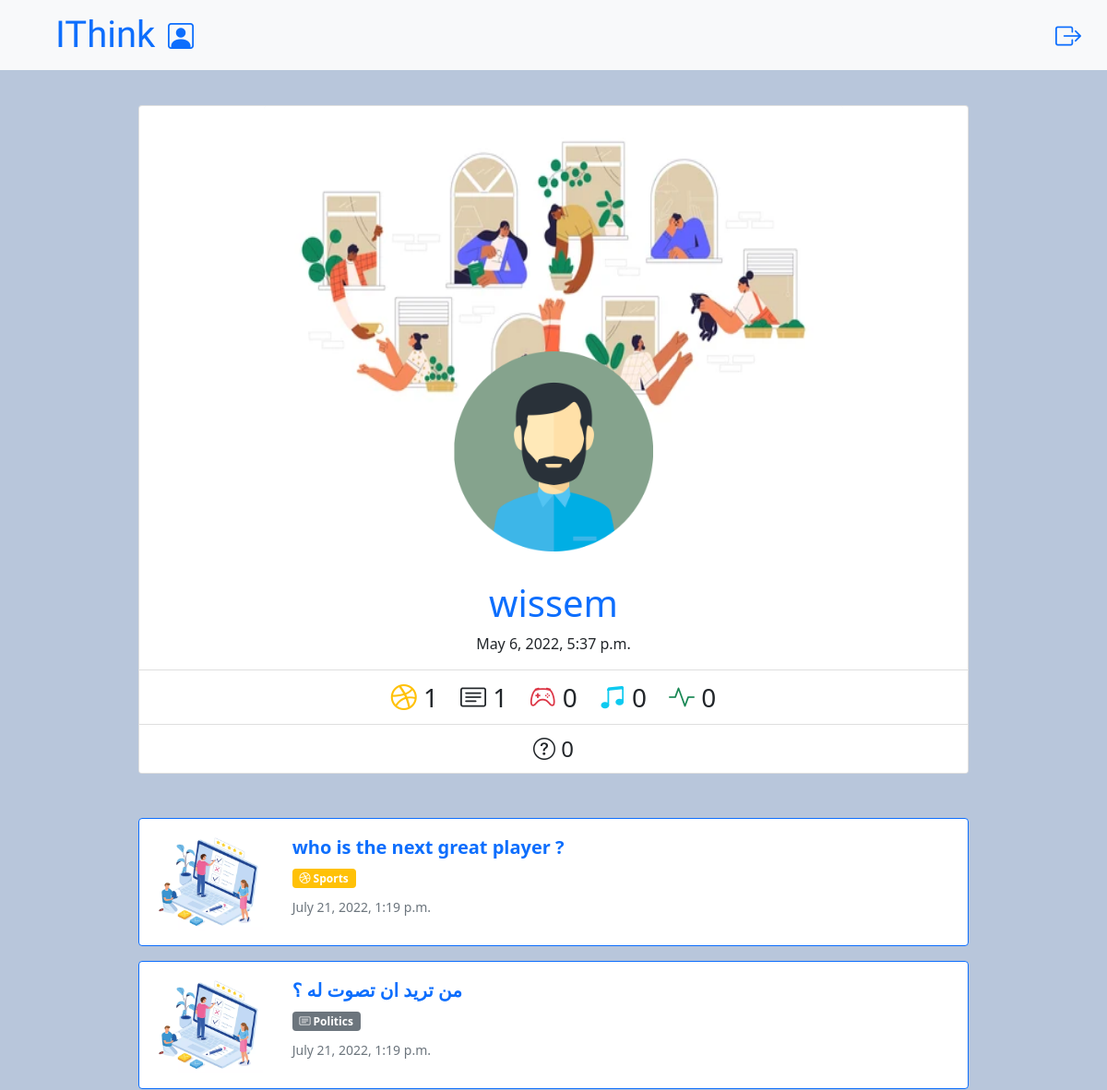
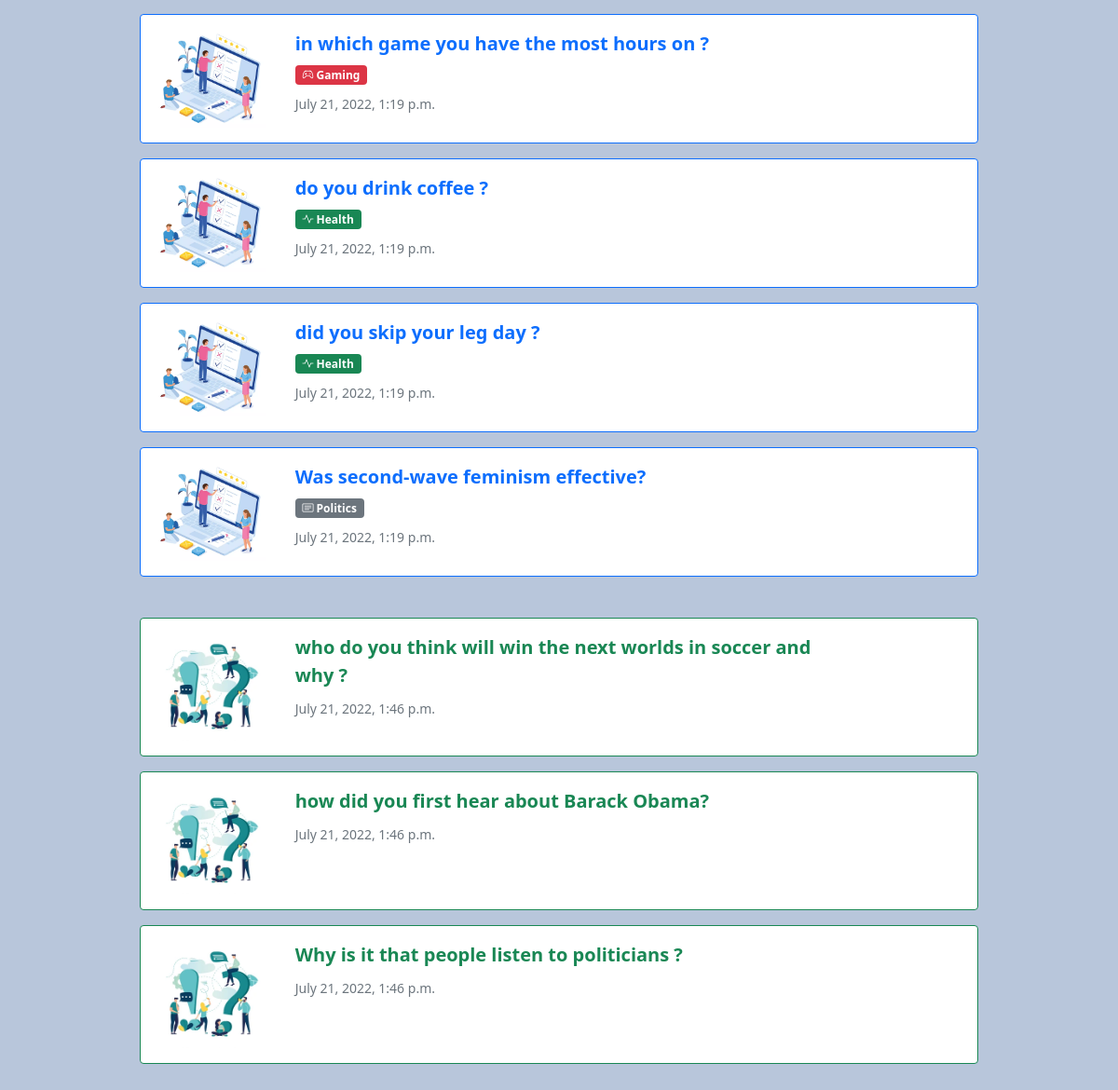
Screenshot of /profile/wissem (signed in) with the database file from the repository (2 pictures, top to bottom).
### polls/models.py (models this page shows, shortened)
class user(models.Model):
    genders = (
        ('m', 'male'),
        ('f', 'female'),
    )
    profile_picture_numbers = (
        ("['1']", '1'),
        ("['2']", '2'),
        ("['3']", '3'),
        ("['4']", '4'),
        ("['5']", '5'),
        ("['6']", '6'),
    )
    user = models.OneToOneField(User, on_delete=models.CASCADE, unique=True)
    username = models.CharField(max_length=30)
    gender = models.CharField(max_length=6, choices=genders)
    started_date = models.DateTimeField(default=timezone.now)
    email = models.EmailField(max_length=255, unique=True)
    profile_picture_number = models.CharField(
        max_length=10, choices=profile_picture_numbers)
    cover_picture_number = models.CharField(
        max_length=10, default=3)
    USERNAME_FIELD = "email"

class poll(models.Model):
    genres = (
        ('p', 'politics'),
        ('s', 'sports'),
        ('g', 'gaming'),
        ('h', 'health'),
        ('m', 'music'),
    )
    status = (
        ('approved', 'approved'),
        ('disapproved', 'disapproved')
    )
    creator = models.CharField(max_length=30)
    status = models.CharField(
        max_length=11, choices=status, default="disapproved")
    question = models.CharField(max_length=200)
    genre = models.CharField(max_length=10, choices=genres, default="")
    answer1 = models.CharField(max_length=200, blank=True, null=True)
    count1 = models.IntegerField(default=0)
    answer2 = models.CharField(max_length=200, blank=True, null=True)
    count2 = models.IntegerField(default=0)
    answer3 = models.CharField(max_length=200, blank=True, null=True)
    count3 = models.IntegerField(default=0)
    answer4 = models.CharField(max_length=200, blank=True, null=True)
    count4 = models.IntegerField(default=0)
    answer5 = models.CharField(max_length=200, blank=True, null=True)
    count5 = models.IntegerField(default=0)
    answer6 = models.CharField(max_length=200, blank=True, null=True)
    count6 = models.IntegerField(default=0)
    created_time = models.DateTimeField(default=timezone.now)
    with open("Ithink2/databaseSheet.json", "r") as sheet:
        data = json.load(sheet)

### questions/models.py (models this page shows, shortened)
class question(models.Model):
    status = (
        ("approved", "approved"),
        ("disapproved", "disapproved")
    )
    status = models.CharField(
        max_length=11, choices=status, default="disapproved")
    question = models.CharField(max_length=200)
    creator = models.CharField(max_length=30)
    created_time = models.DateTimeField(default=timezone.now)

### polls/views.py (the view)
# urls.py: path('profile/<str:name>', profileView.as_view(), name="profile"),
class profileView(LoginRequiredMixin, ListView):
    model = user
    template_name = "profile.html"
    def get_context_data(self, **kwargs):
        context = super().get_context_data(**kwargs)
        context["user"] = user.objects.get(username=self.kwargs["name"])
        voted_polls = voted.objects.filter(user=context["user"].id)
        context["voted_polls_number"] = len(voted_polls)
        context["sports"] = 0
        context["politics"] = 0
        context["gaming"] = 0
        context["music"] = 0
        context["health"] = 0
        for vote in voted_polls:
            if vote.poll.genre == "s":
                context["sports"] += 1
            elif vote.poll.genre == "p":
                context["politics"] += 1
            elif vote.poll.genre == "g":
                context["gaming"] += 1
            elif vote.poll.genre == "m":
                context["music"] += 1
            elif vote.poll.genre == "h":
                context["health"] += 1
        answered_questions_number = question_answered.objects.filter(
            user=context["user"].id)
        context["answered_questions_number"] = len(answered_questions_number)
        context["owned_polls"] = poll.objects.filter(creator=self.kwargs["name"])
        context["owned_questions"] = question.objects.filter(creator=self.kwargs["name"])
        return context

### templates/profile.html (shortened to what this page needs)
<!DOCTYPE html>
<html lang="en">
    <head>
        {% extends 'main.html' %} {% load static %}
        {% block content %}
        <div class="container bg_light" style="width: 77%; margin-top: 3.2%">
            <div class="card mb-5 " style="width: 100%">
                <div class="col d-flex justify-content-center">
                    <img
                        src="{% static 'images\covers\cover7.jpg' %}"
                        class="card-img-top bg-light"
                        style="height: 50vh; width: 70%"
                        alt="..."
                    />
                </div>
                <div class="card-body little-profile text-center">
                    <div style="margin-top: -150px">
                        {% if user.profile_picture_number == "['1']" %}
                        <img
                            src="{% static 'images\avatars\men_avatar_1.png' %}"
                            alt="avatar"
                            width="25%"
                            height="25%"
                        />
                        {% elif user.profile_picture_number == "['3']" %}
                        <img
                            src="{% static 'images\avatars\men_avatar_3.png' %}"
                            alt="avatar"
                            width="25%"
                            height="25%"
                        />
                        {% endif %}
                    </div>
                </div>
                <div class="card-body">
                    <div class="col d-flex justify-content-center">
                        <h1 class="card-title text-primary">
                            {{ user.username }}
                        </h1>
                    </div>
                    <div class="col d-flex justify-content-center">
                        <p class="card-text">{{ user.started_date }}</p>
                    </div>
                </div>
                <ul class="list-group list-group-flush">
                    <li class="list-group-item d-flex justify-content-center">
                        <div class="row row-cols-auto fs-3">
                            <div class="col">
                                <i class="bi bi-dribbble text-warning"></i>
                                {{ sports }}
                            </div>
                            <div class="col">
                                <i class="bi bi-card-text text-dark"></i>
                                {{ politics }}
                            </div>
                            <div class="col">
                                <i class="bi bi-controller text-danger"></i>
                                {{ gaming }}
                            </div>
                            <div class="col">
                                <i
                                    class="bi bi-music-note-beamed text-info"
                                ></i>
                                {{ music }}
                            </div>
                            <div class="col">
                                <i class="bi bi-activity text-success"></i>
                                {{ health }}
                            </div>
                        </div>
                    </li>
                    <li class="list-group-item d-flex justify-content-center">
                        <div class="row row-cols-auto fs-4">
                            <div class="col">
                                <i class="bi bi-question-circle"></i>
                                {{ answered_questions_number }}
                            </div>
                        </div>
                    </li>
                </ul>
            </div>
            {% for poll in owned_polls %}
            <div class="card mb-3 mt-2 border-primary">
                <div class="row g-0">
                    <div class="col-md-2">
                        <img src="{% static "images/poll.png" %}"
                        class="img-fluid rounded-start p-3" alt="...">
                    </div>
                    <div class="col-md-8">
                        <div class="card-body">
                            <a href="{% url 'poll_vote' poll.pk %}" class="card-title text-decoration-none fs-5 fw-bold" >{{ poll.question }}</a>
                              {% if poll.genre == "p" %}
                              <h6><span class="badge badge-pill bg-secondary mt-2"><i class="bi bi-card-text"></i> Politics</span></h6>
                              {% endif %}
                              {% if poll.genre == "s" %}
                              <h6><span class="badge badge-pill bg-warning mt-2"><i class="bi bi-dribbble"></i> Sports</span></h6>
                              {% endif %}
                              {% if poll.genre == "g" %}
                              <h6><span class="badge badge-pill bg-danger mt-2"><i class="bi bi-controller"></i> Gaming</i></span></h6>
                              {% endif %}
                              {% if poll.genre == "h" %}
                              <h6><span class="badge badge-pill bg-success mt-2"><i class="bi bi-activity"></i> Health</span></h6>
                              {% endif %}
                            <p class="card-text">
                                <small class="text-muted"
                                    >{{ poll.created_time }}</small
                                >
                            </p>
                        </div>
                    </div>
                </div>
            </div>
            {% endfor %}
            <div class="" style="height:20px"></div>
            {% for question in owned_questions %}
            <div class="card mb-3 mt-2 border-success">
                <div class="row g-0">
                    <div class="col-md-2">
                        <img src="{% static "images/q&a.png" %}"
                        class="img-fluid rounded-start p-3" alt="...">
                    </div>
                    <div class="col-md-8">
                        <div class="card-body">
                            <a href="{% url "question_answer" question.pk %}" class="card-title text-decoration-none fs-5 fw-bold text-success" >{{ question.question }}</a>
                            <p class="card-text mt-2">
                                <small class="text-muted"
                                    >{{ question.created_time }}</small
                                >
                            </p>
                        </div>
                    </div>
                </div>
            </div>
            {% endfor %}
            <div class="" style="height:50px"></div>
        </div>
        {% endblock content %}

### static/css/styles.css (style rules this page uses)
body { background-color: #b8c6db; }
.container { margin-top: 50px; box-shadow: 0 0 10px 12px rbga(100, 100, 100, 0.1); border-radius: 10px; }

### rows the page displays
user: username "wissem", started_date "May 6, 2022, 5:37 p.m."
poll: question "who is the next great player ?", genre "s" (drawn), created_time "July 21, 2022, 1:19 p.m."
poll: question "من تريد ان تصوت له ؟", genre "p" (drawn), created_time "July 21, 2022, 1:19 p.m."
poll: question "in which game you have the most hours on ?", genre "g" (drawn), created_time "July 21, 2022, 1:19 p.m."
poll: question "do you drink coffee ?", genre "h" (drawn), created_time "July 21, 2022, 1:19 p.m."
poll: question "did you skip your leg day ?", genre "h" (drawn), created_time "July 21, 2022, 1:19 p.m."
poll: question "Was second-wave feminism effective?", genre "p" (drawn), created_time "July 21, 2022, 1:19 p.m."
question: question "who do you think will win the next worlds in soccer and why ?", created_time "July 21, 2022, 1:46 p.m."
question: question "how did you first hear about Barack Obama?", created_time "July 21, 2022, 1:46 p.m."
question: question "Why is it that people listen to politicians ?", created_time "July 21, 2022, 1:46 p.m."

### other values shown
{{ sports }} "1"
{{ politics }} "1"
{{ gaming }} "0"
{{ music }} "0"
{{ health }} "0"
{{ answered_questions_number }} "0"
